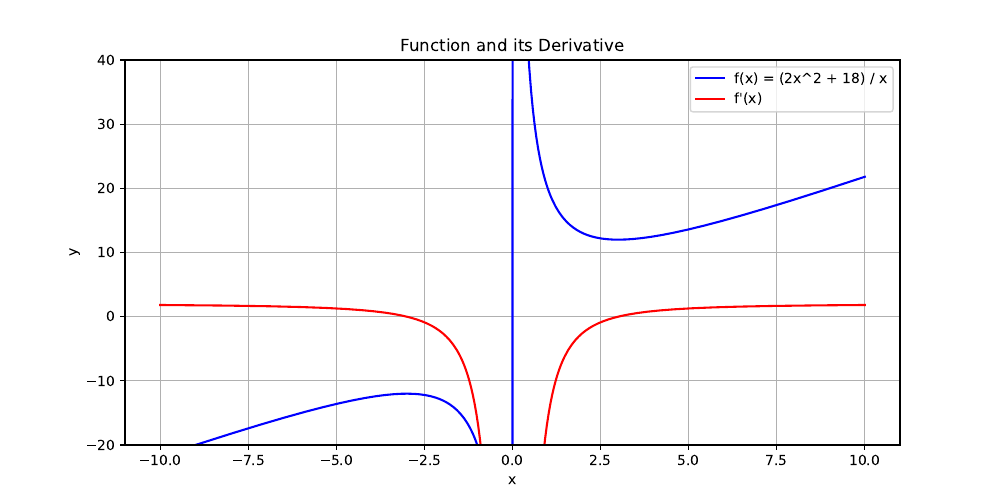

Source code (Python):
import numpy as np
import matplotlib.pyplot as plt

# Define the function and its derivative
def f(x):
    return (2*x**2 + 18) / x

def f_prime(x):
    return (2*x**2 - 18) / x**2

# Generate x values
x = np.linspace(-10, 10, 400)  # Avoid x = 0 for division by zero

# Calculate function and derivative values
y = f(x)
y_prime = f_prime(x)

# Create the plot
plt.figure(figsize=(10, 5))

# Plot the function
plt.plot(x, y, label='f(x) = (2x^2 + 18) / x', color='blue')

# Plot the derivative
plt.plot(x, y_prime, label="f'(x)", color='red')

# Add labels and legend
plt.xlabel('x')
plt.ylabel('y')
plt.legend()

# Set y-axis limits for a better view
plt.ylim(-20, 40)

# Show the plot
plt.grid()
plt.title('Function and its Derivative')
plt.savefig('question_2.pdf')
plt.show()
